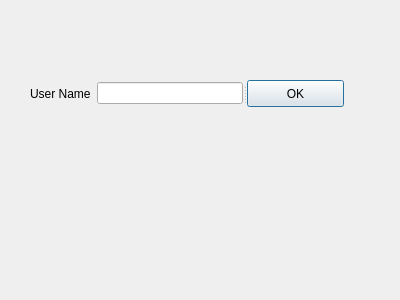
<?xml version="1.0" encoding="UTF-8"?>
<ui version="4.0">
 <class>sessionLoginWindow</class>
 <widget class="QDialog" name="sessionLoginWindow">
  <property name="geometry">
   <rect>
    <x>0</x>
    <y>0</y>
    <width>400</width>
    <height>300</height>
   </rect>
  </property>
  <property name="windowTitle">
   <string>Dialog</string>
  </property>
  <widget class="QSplitter" name="splitter">
   <property name="geometry">
    <rect>
     <x>30</x>
     <y>80</y>
     <width>314</width>
     <height>27</height>
    </rect>
   </property>
   <property name="orientation">
    <enum>Qt::Horizontal</enum>
   </property>
   <widget class="QWidget" name="">
    <layout class="QHBoxLayout" name="horizontalLayout">
     <item>
      <widget class="QLabel" name="label">
       <property name="text">
        <string>User Name</string>
       </property>
      </widget>
     </item>
     <item>
      <widget class="QLineEdit" name="lineEdit_userName"/>
     </item>
    </layout>
   </widget>
   <widget class="QPushButton" name="pushButton">
    <property name="text">
     <string>OK</string>
    </property>
   </widget>
  </widget>
 </widget>
 <resources/>
 <connections/>
</ui>
